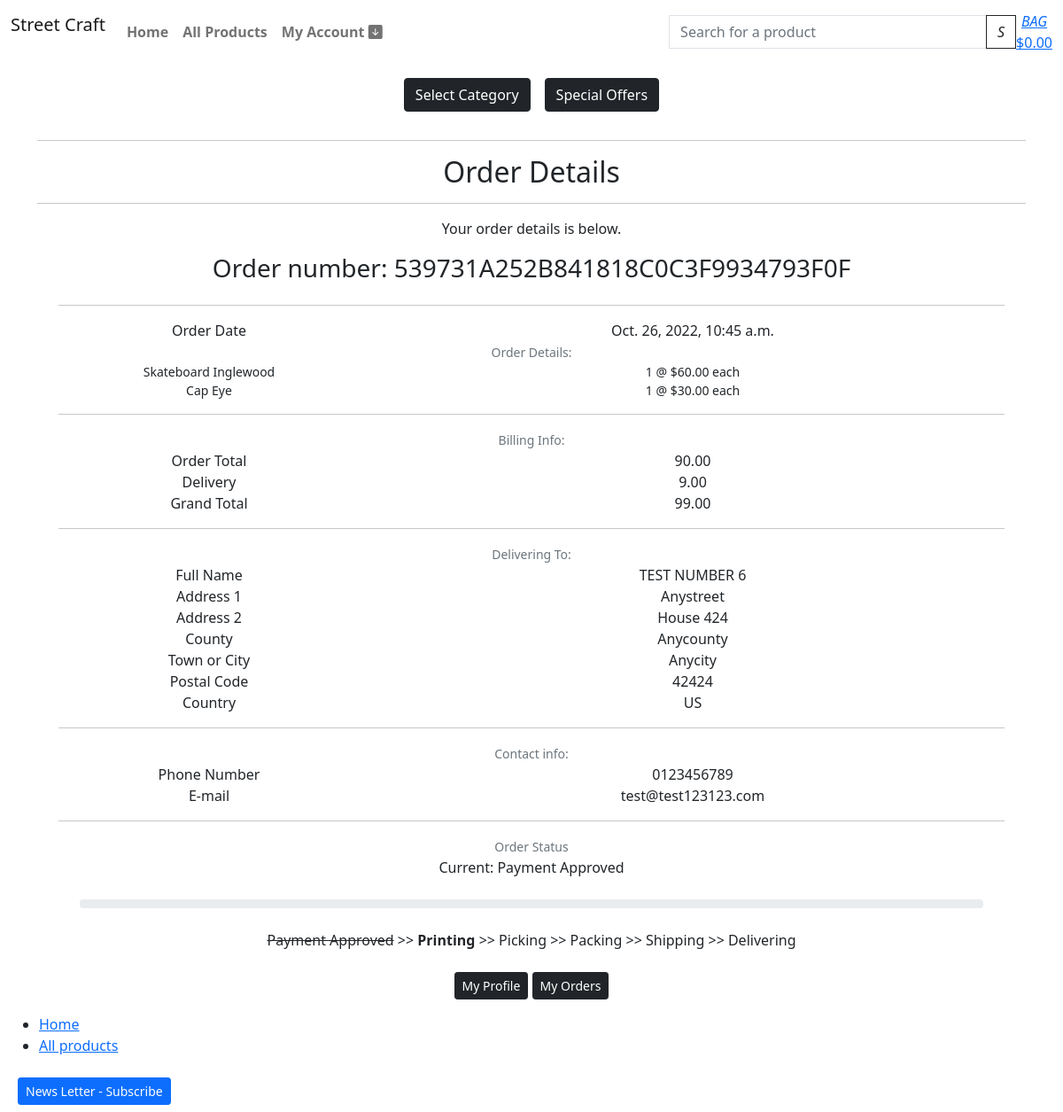
/profile/order/539731A252B841818C0C3F9934793F0F (signed in), run on an earlier commit of the app's database.
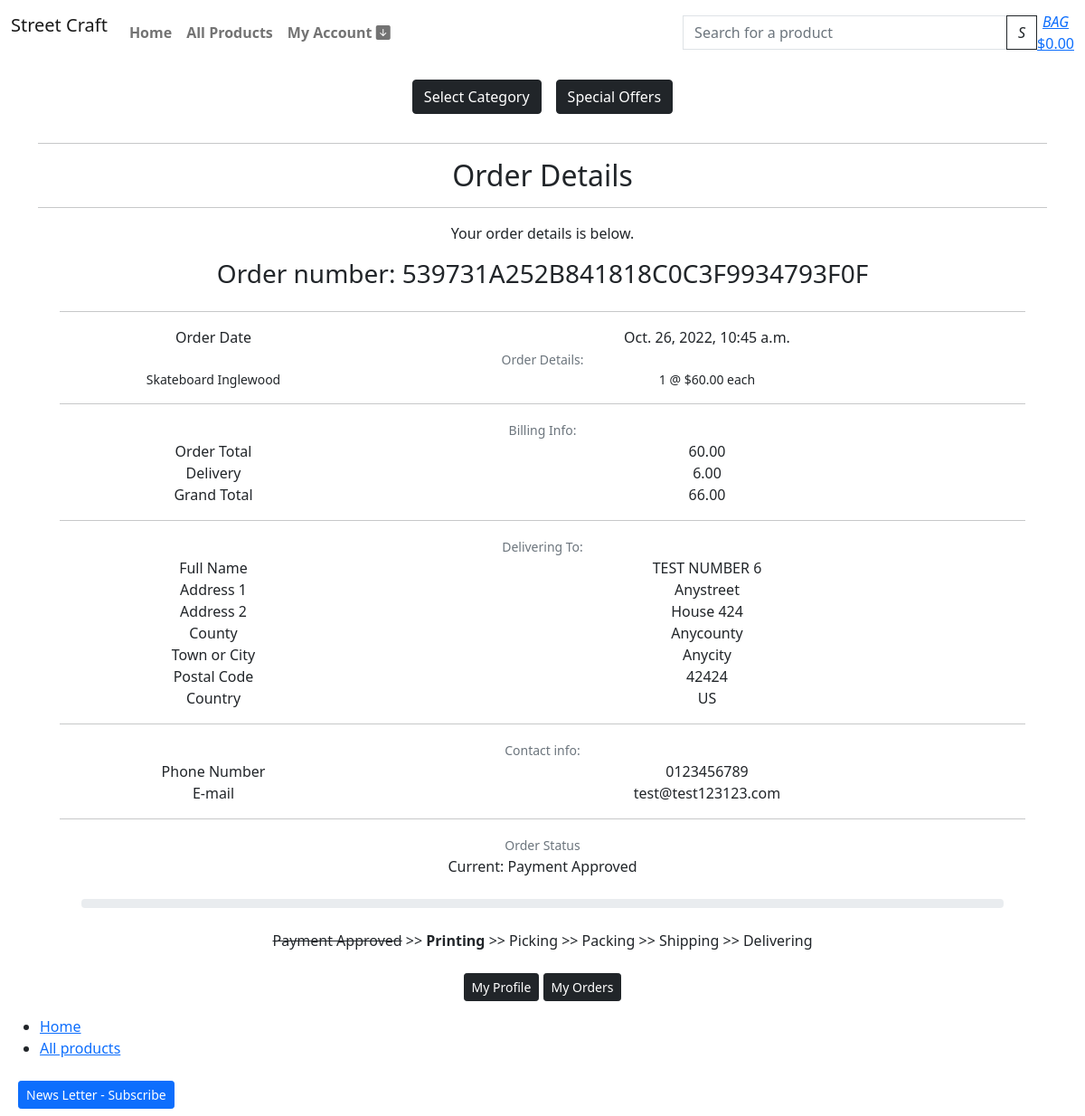
And on a later commit of the database.
### checkout/models.py (models this page shows, shortened)
class OrderLineItem(models.Model):
    order = models.ForeignKey(Order, null=False, blank=False, on_delete=models.CASCADE, related_name='lineitems')
    product = models.ForeignKey(Product, null=False, blank=False, on_delete=models.CASCADE)
    quantity = models.IntegerField(null=False, blank=False, default=0)
    lineitem_total = models.DecimalField(max_digits=6, decimal_places=2, null=False, blank=False, editable=False)

class Order(models.Model):
    order_number = models.CharField(max_length=32, null=False, editable=False)
    user_profile = models.ForeignKey(UserProfile, on_delete=models.SET_NULL,
                                     null=True, blank=True, related_name='orders')
    full_name = models.CharField(max_length=50, null=False, blank=False)
    email = models.EmailField(max_length=254, null=False, blank=False)
    phone_number = models.CharField(max_length=20, null=False, blank=False)
    country = CountryField(blank_label='Country *', null=False, blank=False)
    postcode = models.CharField(max_length=20, null=True, blank=True)
    town_or_city = models.CharField(max_length=40, null=False, blank=False)
    street_address1 = models.CharField(max_length=80, null=False, blank=False)
    street_address2 = models.CharField(max_length=80, null=True, blank=True)
    county = models.CharField(max_length=80, null=True, blank=True)
    date = models.DateTimeField(auto_now_add=True)
    delivery_cost = models.DecimalField(max_digits=6, decimal_places=2, null=False, default=0)
    order_total = models.DecimalField(max_digits=10, decimal_places=2, null=False, default=0)
    grand_total = models.DecimalField(max_digits=10, decimal_places=2, null=False, default=0)
    original_bag = models.TextField(null=False, blank=False, default='')
    stripe_pid = models.CharField(max_length=254, null=False, blank=False, default='')
    STATUS_A = 'Payment Approved'
    STATUS_ONE = 'Order sent to separation'
    STATUS_TWO = 'Order picked'
    STATUS_THREE = 'Order packed'
    STATUS_FOUR = 'Order shipped'
    STATUS_FIVE = 'Order delivered'
    ORDER_STATUS = [
        (STATUS_A, 'Payment Approved'),
        (STATUS_ONE, 'Order sent to separation'),
        (STATUS_TWO, 'Order picked'),
        (STATUS_THREE, 'Order packed'),
        (STATUS_FOUR, 'Order shipped'),
        (STATUS_FIVE, 'Order delivered')
        ]
    status = models.CharField(
        max_length=25,
        choices=ORDER_STATUS,
        blank=False, default=STATUS_A
        )

### products/models.py (models this page shows, shortened)
class Product(models.Model):
    sku = models.SmallAutoField(primary_key=True)
    name = models.CharField(max_length=150, unique=True)
    release_date = models.DateTimeField(auto_now_add=True)
    category = models.ForeignKey('Category', null=True, blank=True, on_delete=models.SET_NULL)
    quantity_available = models.IntegerField(default=100,
            validators=[
            MinValueValidator(0)
        ])
    description = models.TextField()
    price = models.DecimalField(max_digits=6, decimal_places=2)
    offer = models.ForeignKey(Offer, null=True, blank=True, on_delete=models.SET_NULL)
    product_image = models.ImageField(null=True, blank=True)
    product_image_url = models.URLField(max_length=1024, null=True, blank=True)
    slug = models.SlugField(max_length=254, null=True, blank=True, unique=True)
    class Meta:
        ordering = ['-release_date']

### profiles/views.py (the view, shortened to what this page needs)
# urls.py: path('order/<order_number>', views.OrderDetails.as_view(), name='order_details'),
class OrderDetails(LoginRequiredMixin, View):
    def get(self, request, order_number, *args, **kwargs):
        queryset = Order.objects.all()
        order = get_object_or_404(queryset, order_number=order_number)
        if not request.user.is_superuser:
            if order.user_profile.user == self.request.user:
                return render(request, 'profiles/order_details.html', {
                    "order": order,
                })
            else:
                messages.error(request, mark_safe("""This order wasn't placed
                                        by you.<br/> Check order information
                                        again.<br/> My Account > My Profile >
                                        My Orders"""))
                return HttpResponseRedirect(reverse('home'))
        else:
            return render(request, 'profiles/order_details.html', {
                    "order": order,
                })

### shopbag/contexts.py (called while the page is built, shortened)
def bag_contents(request):
    bag_items = []
    total = 0
    product_count = 0
    bag = request.session.get('bag', {})
    if total < settings.FREE_DELIVERY_THRESHOLD:
        delivery = total * Decimal(settings.STANDARD_DELIVERY_PERCENTAGE / 100)
        free_delivery_delta = settings.FREE_DELIVERY_THRESHOLD - total
    else:
        delivery = 0
        free_delivery_delta = 0
    grand_total = delivery + total
    context = {
        'bag_items': bag_items,
        'total': total,
        'product_count': product_count,
        'delivery': delivery,
        'free_delivery_delta': free_delivery_delta,
        'free_delivery_threshold': settings.FREE_DELIVERY_THRESHOLD,
        'grand_total': grand_total,
    }
    return context

### templates/profiles/order_details.html (shortened to what the changed rows need)
{% extends "base.html" %}
{% load i18n %}
{% block content %}
<div class="container text-center">
    <h2 class="m-2">Order Details</h2>
</div>
<div class="container text-center">
    <div class="row">
        <div class="container text-center">
            <div class="container">
                <div class="row">
                    <h3>Order number: {{ order.order_number }}</h3>
                </div>
                <div class="row">
                    <div class="col-12 col-md-8 text-md-right">
                        <p class="mb-0">{{ order.date }}</p>
                    </div>
                </div>
                {% for item in order.lineitems.all %}
                <div class="row">
                    <div class="col-12 col-md-4">
                        <p class="small mb-0 text-black font-weight-bold">
                            {{ item.product.name }}
                        </p>
                    </div>
                    <div class="col-12 col-md-8 text-md-right">
                        <p class="small mb-0">{{ item.quantity }} @ ${{ item.product.price }} each</p>
                    </div>
                </div>
                {% endfor %}
                <div class="row">
                    <div class="col-12 col-md-8 text-md-right">
                        <p class="mb-0">{{ order.order_total }}</p>
                    </div>
                </div>
                <div class="row">
                    <div class="col-12 col-md-8 text-md-right">
                        <p class="mb-0">{{ order.delivery_cost }}</p>
                    </div>
                </div>
                <div class="row">
                    <div class="col-12 col-md-8 text-md-right">
                        <p class="mb-0">{{ order.grand_total }}</p>
                    </div>
                </div>
                <div class="row">
                    <div class="col-12 col-md-8 text-md-right">
                        <p class="mb-0">{{ order.full_name }}</p>
                    </div>
                </div>
                <div class="row">
                    <div class="col-12 col-md-8 text-md-right">
                        <p class="mb-0">{{ order.street_address1 }}</p>
                    </div>
                </div>
                {% if order.street_address2 %}
                <div class="row">
                    <div class="col-12 col-md-4">
                        <p class="mb-0 text-black font-weight-bold">Address 2</p>
                    </div>
                    <div class="col-12 col-md-8 text-md-right">
                        <p class="mb-0">{{ order.street_address2 }}</p>
                    </div>
                </div>
                {% endif %}
                {% if order.county %}
                <div class="row">
                    <div class="col-12 col-md-4">
                        <p class="mb-0 text-black font-weight-bold">County</p>
                    </div>
                    <div class="col-12 col-md-8 text-md-right">
                        <p class="mb-0">{{ order.county }}</p>
                    </div>
                </div>
                {% endif %}
                <div class="row">
                    <div class="col-12 col-md-8 text-md-right">
                        <p class="mb-0">{{ order.town_or_city }}</p>
                    </div>
                </div>
                {% if order.postcode %}
                <div class="row">
                    <div class="col-12 col-md-4">
                        <p class="mb-0 text-black font-weight-bold">Postal Code</p>
                    </div>
                    <div class="col-12 col-md-8 text-md-right">
                        <p class="mb-0">{{ order.postcode }}</p>
                    </div>
                </div>
                {% endif %}
                <div class="row">
                    <div class="col-12 col-md-8 text-md-right">
                        <p class="mb-0">{{ order.country }}</p>
                    </div>
                </div>
                <div class="row">
                    <div class="col-12 col-md-8 text-md-right">
                        <p class="mb-0">{{ order.phone_number }}</p>
                    </div>
                </div>
                <div class="row">
                    <div class="col-12 col-md-8 text-md-right">
                        <p class="mb-0">{{ order.email }}</p>
                    </div>
                </div>
                <div class="row">
                    <div class="col">
                        <p class="mb-0">Current: {{ order.status }}</p>
                    </div>
                </div>
            </div>
        </div>
    </div>
</div>
{%endblock%}

What changed in the data, as far as the page shows it:
removed OrderLineItem: product.name "Cap Eye", quantity "1", product.price "30.00"
changed Order "TEST NUMBER 6": order_total "90.00" → "60.00"; delivery_cost "9.00" → "6.00"; grand_total "99.00" → "66.00"
